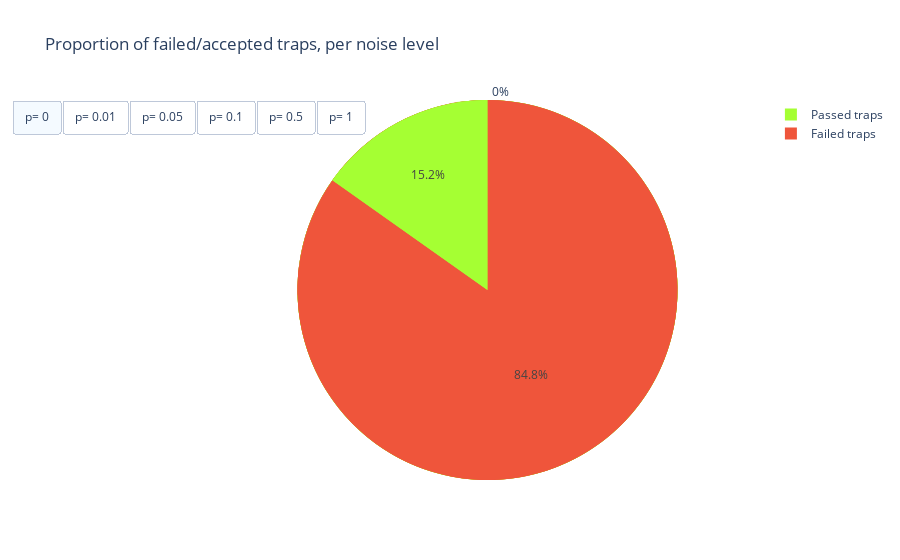

Notebook code for this chart:
### Markdown cell above
### Do we accept these outcomes ??? Plot the portion of failed/passed traps

### Code cell
# Create a list of pie chart traces
fig = go.Figure()
colors = ['#EF553B', '#a5ff33']  # Blue for 'Value', Red for 'Remaining'

for key, value in failed_traps_histograms.items():
    fig.add_trace(go.Pie(
        labels=['Failed traps', 'Passed traps'],
        values=[value, 1 - value],
        marker=dict(colors=colors),
        name=f'Key: {key}'
    ))

# Create fixed buttons for each pie chart
fig.update_layout(
    title="Proportion of failed/accepted traps, per noise level",
    updatemenus=[
        {
            'type': 'buttons',
            'direction': 'right',
            'xanchor': 'center',
            'buttons': [
                {
                    'label': f'p= {key}',
                    'method': 'update',
                    'args': [{'visible': [i == idx for i in range(len(failed_traps_histograms))]}]
                }
                for idx, key in enumerate(failed_traps_histograms)
            ]
        }
    ]
)

# Set initial visibility (show only the first chart by default)
initial_visibility = [True] + [False] * (len(failed_traps_histograms) - 1)
fig.update_traces(visible=initial_visibility[0])

fig.show()

### Figure 1 — Plotly figure (JSON) as saved in the notebook; plotly's stock layout.template omitted (floating-point values rounded to 4 significant figures)
{"data": [{"labels": ["Failed traps", "Passed traps"], "marker": {"colors": ["#EF553B", "#a5ff33"]}, "name": "Key: 0", "type": "pie", "values": [0, 1], "visible": true}, {"labels": ["Failed traps", "Passed traps"], "marker": {"colors": ["#EF553B", "#a5ff33"]}, "name": "Key: 0.01", "type": "pie", "values": [0.039, 0.961], "visible": true}, {"labels": ["Failed traps", "Passed traps"], "marker": {"colors": ["#EF553B", "#a5ff33"]}, "name": "Key: 0.05", "type": "pie", "values": [0.141, 0.859], "visible": true}, {"labels": ["Failed traps", "Passed traps"], "marker": {"colors": ["#EF553B", "#a5ff33"]}, "name": "Key: 0.1", "type": "pie", "values": [0.254, 0.746], "visible": true}, {"labels": ["Failed traps", "Passed traps"], "marker": {"colors": ["#EF553B", "#a5ff33"]}, "name": "Key: 0.5", "type": "pie", "values": [0.77, 0.23], "visible": true}, {"labels": ["Failed traps", "Passed traps"], "marker": {"colors": ["#EF553B", "#a5ff33"]}, "name": "Key: 1", "type": "pie", "values": [0.848, 0.152], "visible": true}], "layout": {"title": {"text": "Proportion of failed/accepted traps, per noise level"}, "updatemenus": [{"buttons": [{"args": [{"visible": [true, false, false, false, false, false]}], "label": "p= 0", "method": "update"}, {"args": [{"visible": [false, true, false, false, false, false]}], "label": "p= 0.01", "method": "update"}, {"args": [{"visible": [false, false, true, false, false, false]}], "label": "p= 0.05", "method": "update"}, {"args": [{"visible": [false, false, false, true, false, false]}], "label": "p= 0.1", "method": "update"}, {"args": [{"visible": [false, false, false, false, true, false]}], "label": "p= 0.5", "method": "update"}, {"args": [{"visible": [false, false, false, false, false, true]}], "label": "p= 1", "method": "update"}], "direction": "right", "type": "buttons", "xanchor": "center"}]}}
